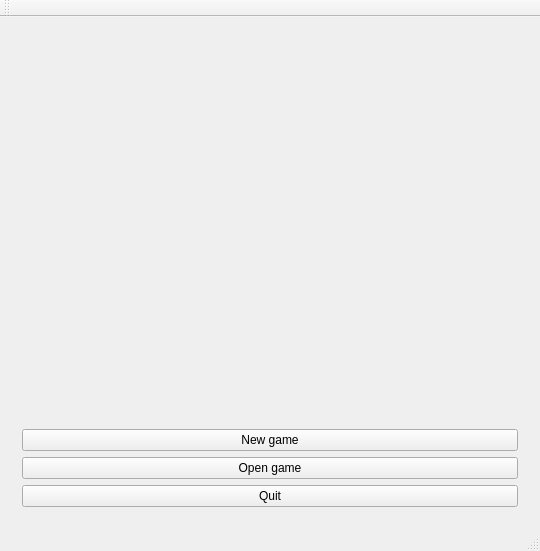
<?xml version="1.0" encoding="UTF-8"?>
<ui version="4.0">
 <class>MainWindow</class>
 <widget class="QMainWindow" name="MainWindow">
  <property name="geometry">
   <rect>
    <x>0</x>
    <y>0</y>
    <width>540</width>
    <height>551</height>
   </rect>
  </property>
  <property name="windowTitle">
   <string>Derby</string>
  </property>
  <widget class="QWidget" name="centralWidget">
   <layout class="QGridLayout" name="gridLayout">
    <item row="0" column="0">
     <widget class="QStackedWidget" name="stackedWidget">
      <property name="currentIndex">
       <number>0</number>
      </property>
      <widget class="QWidget" name="startPage">
       <layout class="QHBoxLayout" name="horizontalLayout_2">
        <item>
         <layout class="QVBoxLayout" name="verticalLayout">
          <item>
           <layout class="QVBoxLayout">
            <item>
             <widget class="QLabel" name="label">
              <property name="text">
               <string/>
              </property>
              <property name="pixmap">
               <pixmap resource="../rc/images.qrc">:/ownimages/mimagesCC/Maracana_1.jpg</pixmap>
              </property>
             </widget>
            </item>
            <item>
             <widget class="QPushButton" name="newLocalGamePB">
              <property name="minimumSize">
               <size>
                <width>150</width>
                <height>20</height>
               </size>
              </property>
              <property name="baseSize">
               <size>
                <width>100</width>
                <height>50</height>
               </size>
              </property>
              <property name="text">
               <string>New game</string>
              </property>
              <property name="shortcut">
               <string>Ctrl+N</string>
              </property>
             </widget>
            </item>
            <item>
             <widget class="QPushButton" name="openGamePushButton">
              <property name="minimumSize">
               <size>
                <width>150</width>
                <height>20</height>
               </size>
              </property>
              <property name="text">
               <string>Open game</string>
              </property>
              <property name="shortcut">
               <string>Ctrl+L</string>
              </property>
             </widget>
            </item>
            <item>
             <widget class="QPushButton" name="quitPushButton">
              <property name="minimumSize">
               <size>
                <width>150</width>
                <height>20</height>
               </size>
              </property>
              <property name="text">
               <string>Quit</string>
              </property>
              <property name="shortcut">
               <string>Ctrl+Q</string>
              </property>
             </widget>
            </item>
           </layout>
          </item>
         </layout>
        </item>
       </layout>
      </widget>
      <widget class="QWidget" name="NewGamePage">
       <layout class="QGridLayout" name="gridLayout_2">
        <item row="1" column="0">
         <widget class="QLabel" name="label_6">
          <property name="text">
           <string>&amp;League:</string>
          </property>
          <property name="buddy">
           <cstring>leagueCB</cstring>
          </property>
         </widget>
        </item>
        <item row="3" column="1">
         <widget class="QLineEdit" name="gamesterLE">
          <property name="minimumSize">
           <size>
            <width>150</width>
            <height>20</height>
           </size>
          </property>
          <property name="maximumSize">
           <size>
            <width>150</width>
            <height>23</height>
           </size>
          </property>
         </widget>
        </item>
        <item row="4" column="0">
         <widget class="QLabel" name="label_5">
          <property name="text">
           <string>&amp;Start League:</string>
          </property>
          <property name="buddy">
           <cstring>startLeagueCB</cstring>
          </property>
         </widget>
        </item>
        <item row="0" column="1">
         <widget class="QComboBox" name="countryCB">
          <property name="minimumSize">
           <size>
            <width>100</width>
            <height>20</height>
           </size>
          </property>
          <property name="maximumSize">
           <size>
            <width>150</width>
            <height>23</height>
           </size>
          </property>
         </widget>
        </item>
        <item row="7" column="0" colspan="3">
         <widget class="QTableView" name="gamesterTableView"/>
        </item>
        <item row="0" column="0">
         <widget class="QLabel" name="label_4">
          <property name="text">
           <string>&amp;Country:</string>
          </property>
          <property name="buddy">
           <cstring>countryCB</cstring>
          </property>
         </widget>
        </item>
        <item row="0" column="2" rowspan="7">
         <widget class="QListView" name="teamListView"/>
        </item>
        <item row="8" column="0" colspan="3">
         <widget class="QWidget" name="widget" native="true">
          <property name="minimumSize">
           <size>
            <width>0</width>
            <height>30</height>
           </size>
          </property>
          <layout class="QHBoxLayout" name="horizontalLayout">
           <item>
            <widget class="QPushButton" name="backPushButton">
             <property name="minimumSize">
              <size>
               <width>50</width>
               <height>20</height>
              </size>
             </property>
             <property name="text">
              <string>Back</string>
             </property>
            </widget>
           </item>
           <item>
            <widget class="QPushButton" name="removeGamesterPushButton">
             <property name="minimumSize">
              <size>
               <width>50</width>
               <height>20</height>
              </size>
             </property>
             <property name="text">
              <string>Remove player</string>
             </property>
            </widget>
           </item>
           <item>
            <widget class="QPushButton" name="startGamePushButton">
             <property name="minimumSize">
              <size>
               <width>50</width>
               <height>20</height>
              </size>
             </property>
             <property name="text">
              <string>Derby</string>
             </property>
            </widget>
           </item>
          </layout>
         </widget>
        </item>
        <item row="2" column="0" colspan="2">
         <spacer name="spacer">
          <property name="orientation">
           <enum>Qt::Vertical</enum>
          </property>
          <property name="sizeHint" stdset="0">
           <size>
            <width>10</width>
            <height>43</height>
           </size>
          </property>
         </spacer>
        </item>
        <item row="5" column="0" colspan="2">
         <widget class="QPushButton" name="addGamesterPushButton">
          <property name="enabled">
           <bool>true</bool>
          </property>
          <property name="text">
           <string>Add Player</string>
          </property>
         </widget>
        </item>
        <item row="4" column="1">
         <widget class="QComboBox" name="startLeagueCB">
          <property name="minimumSize">
           <size>
            <width>150</width>
            <height>20</height>
           </size>
          </property>
          <property name="maximumSize">
           <size>
            <width>150</width>
            <height>23</height>
           </size>
          </property>
         </widget>
        </item>
        <item row="1" column="1">
         <widget class="QComboBox" name="leagueCB">
          <property name="minimumSize">
           <size>
            <width>150</width>
            <height>20</height>
           </size>
          </property>
          <property name="maximumSize">
           <size>
            <width>150</width>
            <height>23</height>
           </size>
          </property>
         </widget>
        </item>
        <item row="3" column="0">
         <widget class="QLabel" name="label_3">
          <property name="text">
           <string>Player &amp;Name:</string>
          </property>
          <property name="buddy">
           <cstring>gamesterLE</cstring>
          </property>
         </widget>
        </item>
       </layout>
      </widget>
      <widget class="QWidget" name="page"/>
     </widget>
    </item>
   </layout>
  </widget>
  <widget class="QMenuBar" name="menuBar">
   <property name="geometry">
    <rect>
     <x>0</x>
     <y>0</y>
     <width>540</width>
     <height>19</height>
    </rect>
   </property>
  </widget>
  <widget class="QToolBar" name="mainToolBar">
   <attribute name="toolBarArea">
    <enum>TopToolBarArea</enum>
   </attribute>
   <attribute name="toolBarBreak">
    <bool>false</bool>
   </attribute>
  </widget>
  <widget class="QStatusBar" name="statusBar"/>
 </widget>
 <layoutdefault spacing="6" margin="11"/>
 <resources>
  <include location="../rc/images.qrc"/>
 </resources>
 <connections>
  <connection>
   <sender>leagueCB</sender>
   <signal>currentTextChanged(QString)</signal>
   <receiver>MainWindow</receiver>
   <slot>updateTeamList()</slot>
   <hints>
    <hint type="sourcelabel">
     <x>83</x>
     <y>56</y>
    </hint>
    <hint type="destinationlabel">
     <x>269</x>
     <y>275</y>
    </hint>
   </hints>
  </connection>
  <connection>
   <sender>backPushButton</sender>
   <signal>clicked()</signal>
   <receiver>MainWindow</receiver>
   <slot>startPage()</slot>
   <hints>
    <hint type="sourcelabel">
     <x>105</x>
     <y>491</y>
    </hint>
    <hint type="destinationlabel">
     <x>269</x>
     <y>275</y>
    </hint>
   </hints>
  </connection>
  <connection>
   <sender>leagueCB</sender>
   <signal>currentIndexChanged(int)</signal>
   <receiver>startLeagueCB</receiver>
   <slot>setCurrentIndex(int)</slot>
   <hints>
    <hint type="sourcelabel">
     <x>212</x>
     <y>92</y>
    </hint>
    <hint type="destinationlabel">
     <x>212</x>
     <y>208</y>
    </hint>
   </hints>
  </connection>
  <connection>
   <sender>newLocalGamePB</sender>
   <signal>clicked()</signal>
   <receiver>MainWindow</receiver>
   <slot>newLocalGame()</slot>
   <hints>
    <hint type="sourcelabel">
     <x>269</x>
     <y>447</y>
    </hint>
    <hint type="destinationlabel">
     <x>269</x>
     <y>275</y>
    </hint>
   </hints>
  </connection>
  <connection>
   <sender>quitPushButton</sender>
   <signal>clicked()</signal>
   <receiver>MainWindow</receiver>
   <slot>close()</slot>
   <hints>
    <hint type="sourcelabel">
     <x>269</x>
     <y>499</y>
    </hint>
    <hint type="destinationlabel">
     <x>269</x>
     <y>275</y>
    </hint>
   </hints>
  </connection>
  <connection>
   <sender>MainWindow</sender>
   <signal>setStackedWidgetIndex(int)</signal>
   <receiver>stackedWidget</receiver>
   <slot>setCurrentIndex(int)</slot>
   <hints>
    <hint type="sourcelabel">
     <x>269</x>
     <y>275</y>
    </hint>
    <hint type="destinationlabel">
     <x>269</x>
     <y>283</y>
    </hint>
   </hints>
  </connection>
  <connection>
   <sender>countryCB</sender>
   <signal>currentTextChanged(QString)</signal>
   <receiver>MainWindow</receiver>
   <slot>fillLeagueCB()</slot>
   <hints>
    <hint type="sourcelabel">
     <x>212</x>
     <y>64</y>
    </hint>
    <hint type="destinationlabel">
     <x>269</x>
     <y>275</y>
    </hint>
   </hints>
  </connection>
  <connection>
   <sender>addGamesterPushButton</sender>
   <signal>clicked()</signal>
   <receiver>MainWindow</receiver>
   <slot>addGamester()</slot>
   <hints>
    <hint type="sourcelabel">
     <x>138</x>
     <y>249</y>
    </hint>
    <hint type="destinationlabel">
     <x>269</x>
     <y>275</y>
    </hint>
   </hints>
  </connection>
  <connection>
   <sender>removeGamesterPushButton</sender>
   <signal>clicked()</signal>
   <receiver>MainWindow</receiver>
   <slot>removeGamester()</slot>
   <hints>
    <hint type="sourcelabel">
     <x>269</x>
     <y>490</y>
    </hint>
    <hint type="destinationlabel">
     <x>269</x>
     <y>275</y>
    </hint>
   </hints>
  </connection>
 </connections>
 <slots>
  <signal>setStackedWidgetIndex(int)</signal>
  <slot>newLocalGame()</slot>
  <slot>startPage()</slot>
  <slot>fillLeagueCB()</slot>
  <slot>updateTeamList()</slot>
  <slot>addGamester()</slot>
  <slot>removeGamester()</slot>
 </slots>
</ui>
